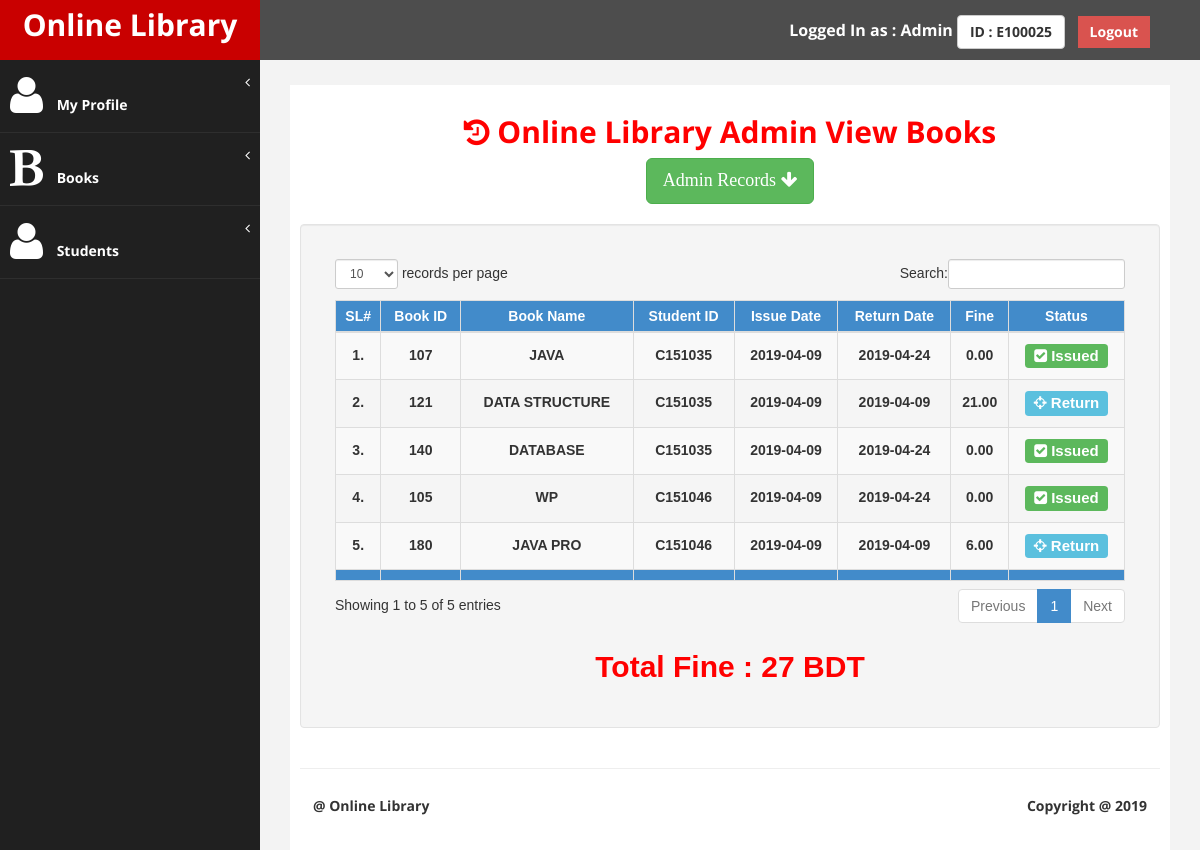
The app's page /Project/admin_view.php (signed in) with its own data.
### tables this page shows
CREATE TABLE `atw_employee` (
  `a_id` int(11) NOT NULL,
  `a_userid` varchar(100) NOT NULL,
  `a_username` varchar(50) NOT NULL,
  `a_name` varchar(100) NOT NULL,
  `a_tpin` int(11) NOT NULL,
  `a_contact` varchar(20) NOT NULL,
  `a_email` varchar(100) NOT NULL,
  `a_password` varchar(255) NOT NULL,
  `a_reg_date` datetime NOT NULL,
  `a_image` blob NOT NULL,
  `a_token` varchar(255) NOT NULL,
  `a_status` int(11) NOT NULL,
  `a_admin` int(11) NOT NULL
);

CREATE TABLE `libsys_issue` (
  `i_id` int(11) NOT NULL,
  `i_book_id` int(11) NOT NULL,
  `i_student_id` int(11) NOT NULL,
  `i_check` int(11) NOT NULL COMMENT 'book_id+student_id',
  `i_date` date NOT NULL,
  `i_r_date` date NOT NULL,
  `i_fine` decimal(10,2) NOT NULL,
  `i_status` int(11) NOT NULL COMMENT '0=return,1=issued'
);

CREATE TABLE `libsys_books` (
  `b_id` int(11) NOT NULL,
  `b_code` varchar(50) NOT NULL,
  `b_name` varchar(50) NOT NULL,
  `b_author` int(11) NOT NULL,
  `b_publishar` int(11) NOT NULL,
  `b_check` int(11) NOT NULL COMMENT 'author+publisher',
  `b_qty` int(11) NOT NULL,
  `b_self` int(11) NOT NULL,
  `b_price` decimal(10,2) NOT NULL,
  `b_status` int(11) NOT NULL
);

CREATE TABLE `libsys_students` (
  `s_id` int(11) NOT NULL,
  `s_code` varchar(50) NOT NULL,
  `s_name` varchar(50) NOT NULL,
  `s_dept` int(11) NOT NULL,
  `s_semester` int(11) NOT NULL,
  `s_contact` varchar(50) NOT NULL,
  `s_email` varchar(100) NOT NULL,
  `s_pic` blob NOT NULL,
  `s_password` varchar(255) NOT NULL,
  `s_reg` varchar(255) NOT NULL,
  `s_vkey` varchar(200) NOT NULL,
  `s_status` int(11) NOT NULL
);

### Project/includes/common.php (called while the page is built, shortened)
<?php
$WebsiteSiteName="Online Library";
?>

### Project/includes/functions.php (called while the page is built, shortened)
<?php
include './includes/dbconnect.php';
function get_employee_info_by_id($user_id){
    global $connecton;
    $var = array();
    $results = mysqli_query($connecton,"SELECT * FROM atw_employee WHERE a_id ='".$user_id."'");
    if($results){
        $var = mysqli_fetch_array($results);
    }
    return $var;
}
function get_book_info_by_id($b_id){
    global $connecton;
    $var = array();
    $query = mysqli_query($connecton,"SELECT * FROM libsys_books WHERE b_id='".$b_id."'");
    if($query){
        $var = mysqli_fetch_array($query);
    }
    return $var;
}
function get_student_info_by_id($s_id){
    global $connecton;
    $var = array();
    $query = mysqli_query($connecton,"SELECT * FROM libsys_students WHERE s_id='".$s_id."'");
    if($query){
        $var = mysqli_fetch_array($query);
    }
    return $var;
}
function get_all_libsys_issue_return_book(){
    global $connecton;
    $var = array();
    $query = mysqli_query($connecton,"SELECT * FROM libsys_issue");
     if($query){
        while($row = mysqli_fetch_array($query)){
            $var[] = $row;
        }
    }else{
        echo mysqli_error();
    }
    return $var;
}
?>

### Project/admin_view.php (the view, shortened to what this page needs)
<?php
if(!isset($_SESSION['employee'])){
header("Location:login.php");
}else{
include './includes/common.php';
include './includes/functions.php';
$pageName = 'Admin View Books';
$user_id = $_SESSION['employee']['a_id'];
$user_info =  get_employee_info_by_id($user_id);
$issue_return = get_all_libsys_issue_return_book();
?>
<!DOCTYPE html>
<html xmlns="http://www.w3.org/1999/xhtml">
<head>
    <link href="assets/css/bootstrap.css" rel="stylesheet" />
    <link href="assets/css/font-awesome.css" rel="stylesheet" />
  <link href="assets/css/custom.css" rel="stylesheet" />
    <link href="assets/js/dataTables/dataTables.bootstrap.css" rel="stylesheet" />
</head>
<body>
    <div id="wrapper">
        <?php include './navtop.php'; ?>
        <?php include './navside.php'; ?>
        <div id="page-wrapper" >
            <div id="page-inner">
                <div class="row">
                    <div class="col-md-12 text-center" id="fun">
                        <h2><b><i class="fa fa-history"></i><?php echo " ".$WebsiteSiteName." ".$pageName?> </b></h2>
                         <a class="btn btn-lg btn-success" style="font-family: cursive;" id="sp">Admin Records&nbsp;<i class="fa fa-arrow-down"></i></a>
                         <br>
                             <br>
                    </div>
                </div>
            <div class="row">
                <div class="col-md-12" id="acr">
                    <div class="panel panel-default well" style="font-family: sans-serif;">
                        <div class="panel-body">
                            <div class="table-responsive">
                                <table class="table table-striped table-bordered table-condensed table-hover text-center" id="dataTables-example">
                                    <thead>
                                        <tr class="btn-primary text-center">
                                            <td><b>SL#</b></td>
                                            <td><b>Book ID</b></td>
                                            <td><b>Book Name</b></td>
                                            <td><b>Student ID</b></td>
                                            <td><b>Issue Date</b></td>
                                            <td><b>Return Date</b></td>
                                             <td><b>Fine</b></td>
                                            <td><b>Status</b></td>
                                        </tr>
                                    </thead>
                                    <tbody>
                                         <?php
                                        $i=1;
                                        $total_fine = 0;
                                        foreach ($issue_return as $info2){
                                            $book_info= get_book_info_by_id($info2['i_book_id']);
                                            $std_info= get_student_info_by_id($info2['i_student_id']);
                                         ?>
                                        <tr >
                                            <td><h5><b><?php echo $i; ?>.</b></h5></td>
                                            <td><h5><b><?php echo $book_info['b_code'];?></b></h5></td>
                                            <td><h5><b><?php echo $book_info['b_name'];?></b></h5></td>
                                            <td><h5><b><?php echo $std_info['s_code'] ?></b></h5></td>
                                            <td><h5><b><?php echo $info2['i_date']; ?></b></h5></td>
                                            <td><h5><b><?php echo $info2['i_r_date']; ?></b></h5></td>
                                            <td><h5><b><?php echo $info2['i_fine']; ?></b></h5></td>
                                            <td><h5><b><?php
                                            if($info2['i_status']==1){echo '<span class="label label-success" style="font-family: sans-serif; font-size:15px;"><i class="fa fa-check-square"></i> Issued</span>';}
                                            else{ echo '<span class="label label-info" style="font-family: sans-serif; font-size:15px;"><i class="fa fa-crosshairs"></i> Return</span>'; } ?></b></h5></td>
                                        </tr>
                                        <?php
                                         $total_fine =  $total_fine+$info2['i_fine'];
                                        $i++; } ?>
                                    </tbody>
                                    <tfoot>
                                        <tr class="btn-primary text-center">
                                            <td></td>
                                            <td></td>
                                            <td></td>
                                            <td></td>
                                            <td></td>
                                            <td></td>
                                            <td></td>
                                            <td></td>
                                        </tr>
                                    </tfoot>
                                </table>
                            </div>
                            <?php
                            if($total_fine){
                            ?>
                            <h2 class="text-center"><b>Total Fine : <?php echo $total_fine; ?> BDT</b></h2>
                            <?php } else{ ?>
                            <h2 class="text-center"><b></b></h2>
                            <?php }?>
                        </div>
                    </div>
                </div>
            </div>
                <hr />
        <?php include './footer.php'; ?>
        </div>
    </div>
            </div>
</body>
</html>
<?php } ?>

### Project/navtop.php
<nav class="navbar navbar-default navbar-cls-top " role="navigation" style="margin-bottom: 0">
    <div class="navbar-header">
        <a class="navbar-brand" href="cpanel.php"><?php echo '<b>'.$WebsiteSiteName.'</b>'; ?></a>
    </div>
    <div style="color: white;padding: 15px 50px 5px 50px;float: right;font-size: 16px;">
        <b>Logged In as : <b><?php echo $user_info['a_name']; ?></b> <a href="profile.php" class="btn btn-default"><b><?php echo 'ID : '.$user_info['a_userid']; ?></b></a>
            </b>&nbsp;
            <a href="logout.php" class="btn btn-danger square-btn-adjust"><b>Logout</b></a>
    </div>
</nav>

### Project/navside.php (shortened to what this page needs)
<head>
</head>
<body>
<nav class="navbar-default sidebar navbar-side" role="navigation">
    <div class="sidebar-nav slimscrollsidebar  sidebar-collapse ">
        <ul class="nav" id="main-menu">
            <li>
                <a href="#"><i class="fa fa-user fa-3x"></i> <b>My Profile</b><span class="fa arrow"></span></a>
            </li>
             <li>
                <a href="#"><i class="fa fa-bold fa-3x"></i> <b>Books</b><span class="fa arrow"></span></a>
            </li>
            <li>
                <a href="#"><i class="fa fa-user fa-3x"></i> <b>Students</b><span class="fa arrow"></span></a>
            </li>
        </ul>
    </div>
</nav>
</body>

### Project/footer.php
<div class="row">
    <div class="col-md-12">
        <span class="btn pull-left"><b>@ <?php echo $WebsiteSiteName; ?></b></span>
        <span class="btn pull-right"><b>Copyright @ <?php echo date('Y'); ?></b></span>
    </div>
</div>

### Project/assets/css/custom.css (style rules this page uses)
body { font-family: 'Open Sans', sans-serif; }
#wrapper { width: 100%; background:#202020; }
#page-wrapper { padding: 15px 15px; min-height: 600px; background:#F3F3F3; }
#page-inner { width:100%; margin:10px 20px 10px 0px; background-color:#fff!important; padding:10px; min-height:1200px; }
.text-center { text-align:center; }
h2 { color: #f00; }
.square-btn-adjust { border: 0px solid transparent; -webkit-border-radius: 0px; -moz-border-radius: 0px; border-radius: 0px; }
.navbar-cls-top .navbar-brand { color: #fff; background: #C90000; width: 260px; text-align: center; height: 60px; font-size: 30px; font-weight: 700; }
.arrow { float: right; }
.fa.arrow:before { content: "\f104"; }
.sidebar-collapse , .sidebar-collapse .nav { background:none; }
.sidebar-collapse .nav { padding:0; }
.sidebar-collapse .nav > li > a { color:#fff; background:#202020; text-shadow:none; }
.sidebar-collapse > .nav > li > a { padding:15px 10px; }
.sidebar-collapse > .nav > li { border-bottom: 1px solid rgba(107, 108, 109, 0.19); }
.navbar-side { border:none; background-color: #202020; }
.navbar-cls-top { background:#4D4D4D; border-bottom:none; }
.navbar-default { border:0px solid black; }
.navbar-header { background: #A70303; }
.nav > li > a > i { margin-right:10px; }
@media (min-width:768px) { #page-wrapper { margin: 0 0 0 260px; padding: 15px 30px; min-height: 1200px; } }
@media (min-width:768px) { .navbar-side { z-index: 1; position: absolute; width: 260px; } }
@media (min-width:768px) { .navbar { border-radius: 0px; } }

### records on screen
atw_employee: a_name "Admin", a_userid "E100025"
libsys_issue: libsys_books.b_code "107", libsys_books.b_name "JAVA", libsys_students.s_code "C151035", i_date "2019-04-09", i_r_date "2019-04-24", i_fine "0.00", i_status 1 (drawn)
libsys_issue: libsys_books.b_code "121", libsys_books.b_name "DATA STRUCTURE", libsys_students.s_code "C151035", i_date "2019-04-09", i_r_date "2019-04-09", i_fine "21.00", i_status 0 (drawn)
libsys_issue: libsys_books.b_code "140", libsys_books.b_name "DATABASE", libsys_students.s_code "C151035", i_date "2019-04-09", i_r_date "2019-04-24", i_fine "0.00", i_status 1 (drawn)
libsys_issue: libsys_books.b_code "105", libsys_books.b_name "WP", libsys_students.s_code "C151046", i_date "2019-04-09", i_r_date "2019-04-24", i_fine "0.00", i_status 1 (drawn)
libsys_issue: libsys_books.b_code "180", libsys_books.b_name "JAVA PRO", libsys_students.s_code "C151046", i_date "2019-04-09", i_r_date "2019-04-09", i_fine "6.00", i_status 0 (drawn)

### other values on screen
$WebsiteSiteName "Online Library"
$pageName "Admin View Books"
$total_fine "27"
